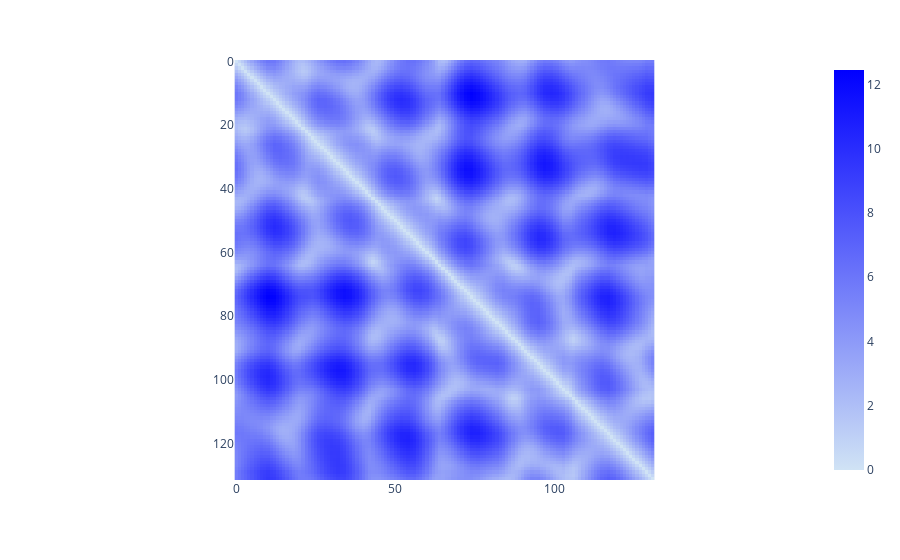

The notebook cell this image was saved under:
### Markdown cell above
### Pairwise distances alone fail to recover the structural features of the curve

### Code cell
a = load_curve('curve_1')
M = cdist(a,a)
px.imshow(M, color_continuous_scale=  [(0,'#d0e3f5'), (1,"blue")] )

### Figure 1 — Plotly figure (JSON) as saved in the notebook; plotly's stock layout.template omitted (floating-point values rounded to 4 significant figures; data arrays with more than 128 entries replaced by an {"elided": "..."} marker saying what was removed)
{"data": [{"coloraxis": "coloraxis", "hovertemplate": "x: %{x}<br>y: %{y}<br>color: %{z}<extra></extra>", "name": "0", "type": "heatmap", "xaxis": "x", "yaxis": "y", "z": {"elided": "132x132 float values"}}], "layout": {"coloraxis": {"colorscale": [[0, "#d0e3f5"], [1, "blue"]]}, "margin": {"t": 60}, "xaxis": {"anchor": "y", "constrain": "domain", "domain": [0, 1], "scaleanchor": "y"}, "yaxis": {"anchor": "x", "autorange": "reversed", "constrain": "domain", "domain": [0, 1]}}}
